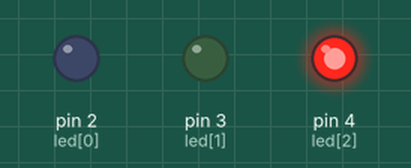
A sketch run on a simulated Arduino Uno, built with avr-gcc and run on an emulated ATmega328P. On the bench: output pins drawn as LEDs (lit = HIGH). Random numbers use the default seed unless the sketch sets one.

Above: at 0.15 s.
At 5.65 s:
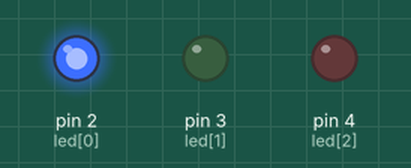
At 15.45 s:
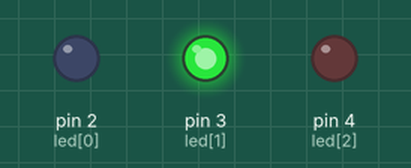
At 35.3 s:
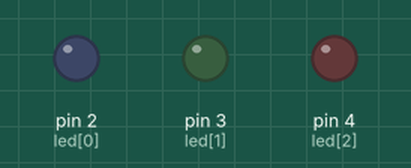
Timing chart, 0 to 40.0 s (numbered marks = the images above):
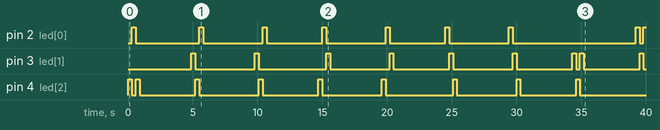

Measured:
- by itself, pin 2 (led[0]): LOW → HIGH at 0.30 s, → LOW 0.30 s later, → HIGH 4.9 s later, → LOW 0.30 s later, … (17 changes in this stretch)
- by itself, pin 3 (led[1]): LOW → HIGH at 4.9 s, → LOW 0.30 s later, → HIGH 4.6 s later, → LOW 0.30 s later, … (18 changes in this stretch)
- by itself, pin 4 (led[2]): LOW → HIGH at 0.00 s, → LOW 0.30 s later, → HIGH 0.30 s later, → LOW 0.30 s later, … (18 changes in this stretch)

The sketch:

sketch.ino
```cpp
int led[] = {2, 3, 4};
char* kod[] = { "012", "120", "201", "010", "102"
, "002", "121", "202", "210"};

byte num_led = sizeof(led) / sizeof(int*);
byte num_cod = sizeof(kod) / sizeof(char*);
byte len = strlen(kod[0]);
int del = 300; //задержка для интервала 0.3 сек
int w = -1;
String KOD, A;
void setup() {
  // put your setup code here, to run once:
  for (byte i = 0; i <= num_led; i++) {
    pinMode(led[i], OUTPUT);
  }
  Serial.begin(9600);
}

void loop() {
  // рандомно выбираем одну из комбинаций
  int x;
  while (w == -1) {
    x = random(0, num_cod - 1);
    KOD = {kod[x]};
    w = 0;
  }
  // поочередно включаем светодиоды согласно комбинации
  while (w <= len - 1) {
    A = KOD[w];
    int a = A.toInt();
    digitalWrite(led[a], HIGH);
    delay(del);  //использование задержки в цикле
    digitalWrite(led[a], LOW);
    w++;
  }
delay(4000); //каждые 4 секунды загорается различная рандомная последовательность из kod[]
KOD = "";
w = -1;
}
                                                
```
